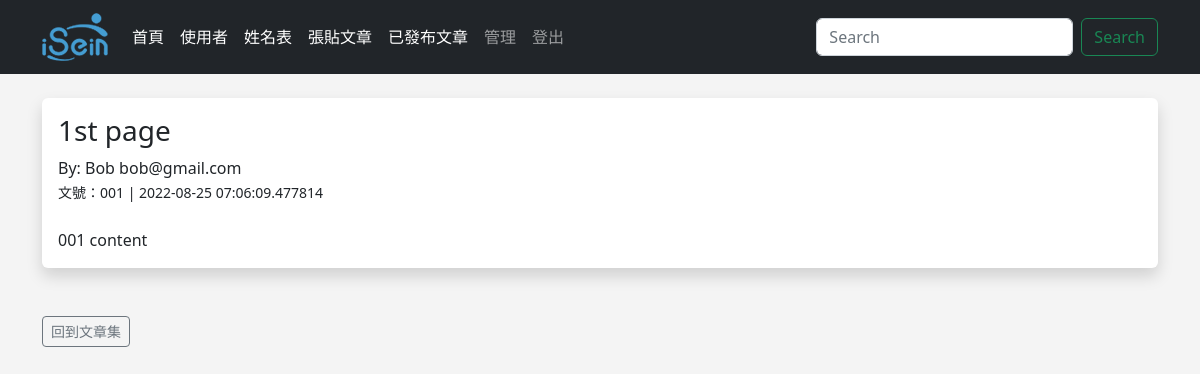
/posts/1 (signed in), run on the app's committed database.
### app.py (models this page shows, shortened)
class Posts(db.Model):
    id = db.Column(db.Integer, primary_key=True)
    title = db.Column(db.String(255))
    content = db.Column(db.Text)
    date_posted = db.Column(db.DateTime, default=datetime.utcnow)
    slug = db.Column(db.String(255))
    poster_id = db.Column(db.Integer, db.ForeignKey('users.id'))

class Users(db.Model, UserMixin):
    id = db.Column(db.Integer, primary_key=True)
    username = db.Column(db.String(20), nullable=False)
    name = db.Column(db.String(200), nullable=False)
    email = db.Column(db.String(200), nullable=False, unique=True)
    favorite_color = db.Column(db.String(120))
    password_hash = db.Column(db.String(128))
    date_added = db.Column(db.DateTime, default=datetime.utcnow)
    posts = db.relationship('Posts', backref="poster")
    @property
    def password(self):
        raise AttributeError("哈希屬性不可讀取！")

### app.py (the view)
@app.route('/posts/<int:id>')
@login_required
def post(id):
    post=Posts.query.get_or_404(id)
    return render_template('post.html', post=post)

### app.py (called while the page is built)
@login_manager.user_loader
def load_user(user_id):
    return Users.query.get(int(user_id))

### templates/post.html (shortened to what this page needs)
{% extends 'base.html' %}
{% block content %}
    <div class="shadow p-3 mb-5 bg-body rounded">
        <h3>{{ post.title }}</h3>
        By: {{ post.poster.name }} {{ post.poster.email }}<br/>
        <small>文號：{{ post.slug }} | {{ post.date_posted }}</small><br/>
        <br/>
        {{ post.content }}
    </div>
    <a href="{{ url_for('posts')}}" class="btn btn-outline-secondary btn-sm">回到文章集</a>
{% endblock %}

### static/css/style.css (style rules this page uses)
body { background: #f4f4f4f0; }

### data on the page
Posts: title "1st page", slug "001", date_posted "2022-08-25 07:06:09.477814", content "001 content"
Users: poster.name "Bob", poster.email "bob@gmail.com"
